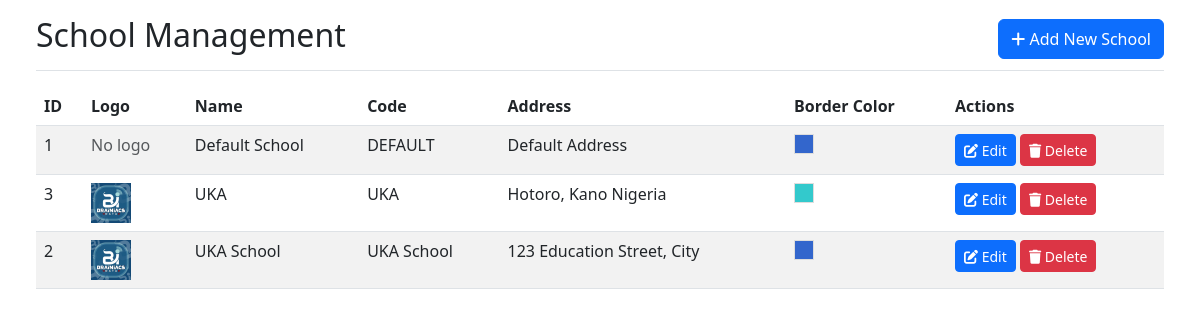
Before: /admin/schools.php (signed in) with the older database file.
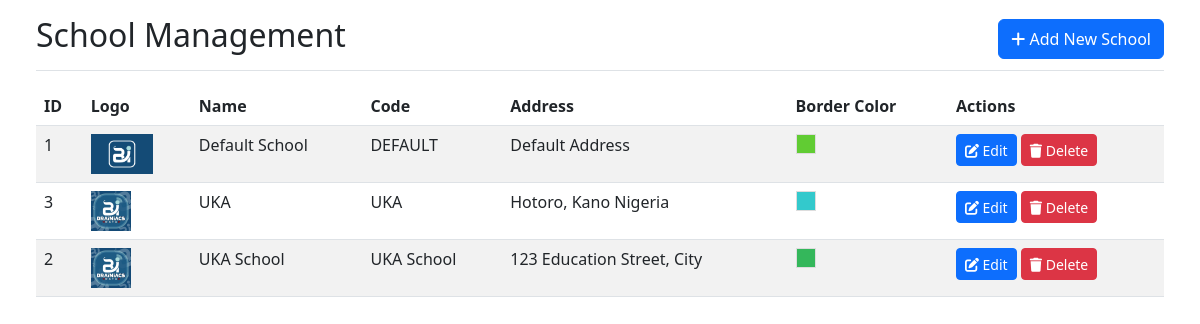
After: the same page with the newer database file.
### tables this page shows
CREATE TABLE `schools` (
  `id` int NOT NULL,
  `name` varchar(255) NOT NULL,
  `code` varchar(20) NOT NULL,
  `address` varchar(255) DEFAULT NULL,
  `logo_path` varchar(255) DEFAULT NULL,
  `border_color` varchar(20) DEFAULT '#3366cc',
  `created_by` int DEFAULT NULL,
  `created_at` timestamp NOT NULL DEFAULT CURRENT_TIMESTAMP
);

### admin/schools.php (the view, shortened to what this page needs)
<?php
require_once '../includes/db.php';
$stmt = $pdo->query("SELECT * FROM schools ORDER BY name ASC");
$schools = $stmt->fetchAll();
?>
<!DOCTYPE html>
<html lang="en">
<head>
    <link rel="stylesheet" href="../assets/clean-styles.css">
    <link href="https://cdn.jsdelivr.net/npm/bootstrap@5.3.0-alpha1/dist/css/bootstrap.min.css" rel="stylesheet">
    <link rel="stylesheet" href="https://cdnjs.cloudflare.com/ajax/libs/font-awesome/6.0.0-beta3/css/all.min.css">
</head>
<body>
    <div class="container-fluid">
            <main class="col-md-20 ms-sm-auto col-lg-20 px-md-4">
                <div class="d-flex justify-content-between flex-wrap flex-md-nowrap align-items-center pt-3 pb-2 mb-3 border-bottom">
                    <h1 class="h2">School Management</h1>
                    <button type="button" class="btn btn-primary" data-bs-toggle="modal" data-bs-target="#addSchoolModal">
                        <i class="fas fa-plus"></i> Add New School
                    </button>
                </div>
                <div class="table-responsive">
                    <table class="table table-striped table-hover">
                        <thead>
                            <tr>
                                <th>ID</th>
                                <th>Logo</th>
                                <th>Name</th>
                                <th>Code</th>
                                <th>Address</th>
                                <th>Border Color</th>
                                <th>Actions</th>
                            </tr>
                        </thead>
                        <tbody>
                            <?php if ($schools && count($schools) > 0): ?>
                                <?php foreach ($schools as $school): ?>
                                <tr>
                                    <td><?php echo $school['id']; ?></td>
                                    <td>
                                        <?php if (!empty($school['logo_path'])): ?>
                                            <img src="<?php echo '../' . htmlspecialchars($school['logo_path']); ?>" alt="School Logo" style="height: 40px;">
                                        <?php else: ?>
                                            <span class="text-muted">No logo</span>
                                        <?php endif; ?>
                                    </td>
                                    <td><?php echo htmlspecialchars($school['name']); ?></td>
                                    <td><?php echo htmlspecialchars($school['code']); ?></td>
                                    <td><?php echo htmlspecialchars($school['address']); ?></td>
                                    <td>
                                        <div style="width: 20px; height: 20px; background-color: <?php echo htmlspecialchars($school['border_color']); ?>; border: 1px solid #ddd;"></div>
                                    </td>
                                    <td>
                                        <button type="button" class="btn btn-sm btn-primary edit-school"
                                                data-id="<?php echo $school['id']; ?>"
                                                data-name="<?php echo htmlspecialchars($school['name']); ?>"
                                                data-code="<?php echo htmlspecialchars($school['code']); ?>"
                                                data-address="<?php echo htmlspecialchars($school['address']); ?>"
                                                data-logo="<?php echo htmlspecialchars($school['logo_path'] ?? ''); ?>"
                                                data-color="<?php echo htmlspecialchars($school['border_color']); ?>"
                                                data-bs-toggle="modal" data-bs-target="#editSchoolModal">
                                            <i class="fas fa-edit"></i> Edit
                                        </button>
                                        <button type="button" class="btn btn-sm btn-danger"
                                                onclick="confirmDelete(<?php echo $school['id']; ?>, '<?php echo htmlspecialchars($school['name']); ?>')">
                                            <i class="fas fa-trash"></i> Delete
                                        </button>
                                    </td>
                                </tr>
                                <?php endforeach; ?>
                            <?php else: ?>
                                <tr>
                                    <td colspan="7" class="text-center">No schools found</td>
                                </tr>
                            <?php endif; ?>
                        </tbody>
                    </table>
                </div>
            </main>
        </div>
</body>
</html>

Changed rows visible on the page:
changed schools "Default School": logo_path: picture added; border_color "#3366cc" → "#61cc33" (drawn); no longer shows "No logo"
changed schools "UKA School": border_color "#3366cc" → "#34b75b" (drawn)
